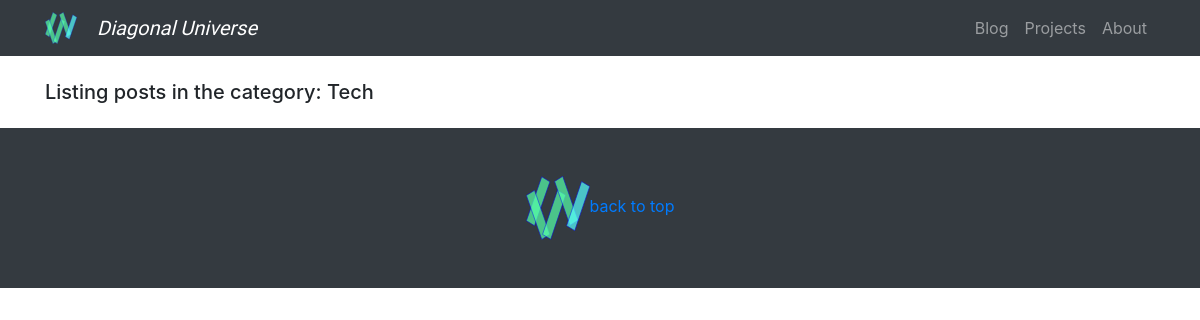
/post_list/Tech/, run on an earlier commit of the app's database.
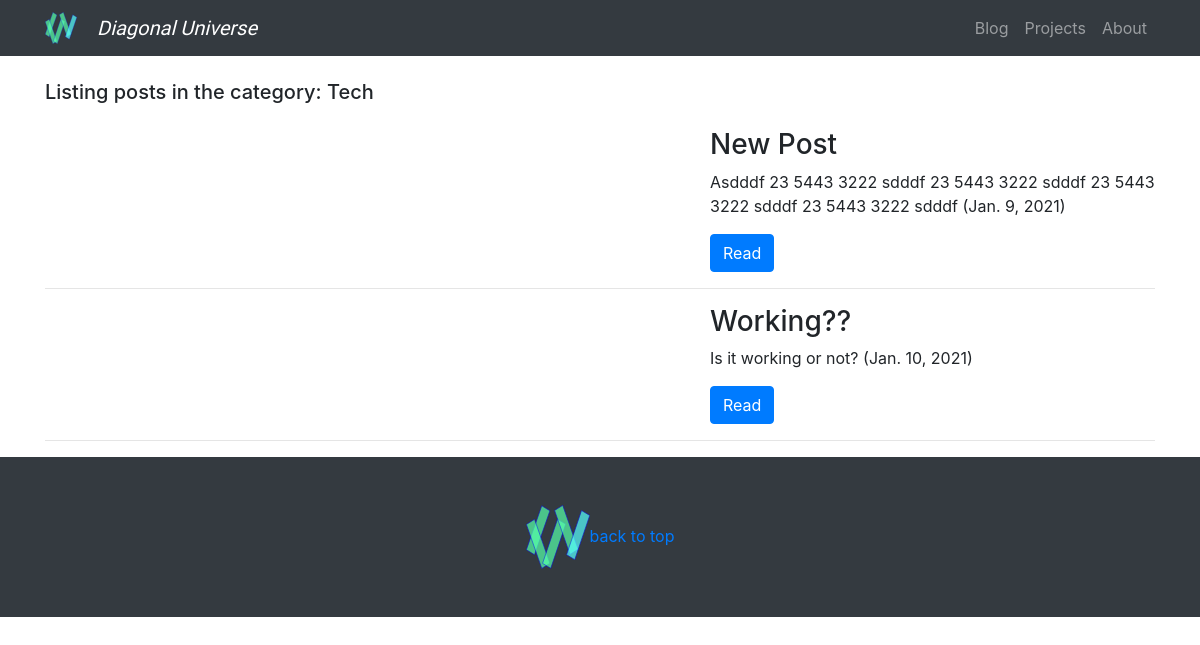
And on a later commit of the database.
### post/models.py (models this page shows)
class Post(models.Model):
    TECH = 'Tech'
    TUTORIALS = 'Tutorials'
    PROJECTS = 'Projects'
    COMPUTING = 'Computing'
    CULTURE = 'Culture'
    CATEGORYS = (
        (TECH, 'Tech'),
        (TUTORIALS, 'Tutorials'),
        (PROJECTS, 'Projects'),
        (COMPUTING, 'Computing'),
        (CULTURE, 'Culture'),
    )
    title = models.CharField(max_length=100)
    slug = models.SlugField(max_length=100, default="None")
    topImage = models.CharField(max_length=100, default="No image")
    subtitle = models.TextField(max_length=300, default="No subtitle")
    category = models.CharField(max_length=20, choices=CATEGORYS, default=TECH)
    date = models.DateField(default=datetime.now)
    text1 = models.TextField(max_length=7000, default="No text")
    text2 = models.TextField(max_length=7000, default="No text")
    video = models.CharField(max_length=100, default="No video for this post")

### post/views.py (the view)
# urls.py: path("post_list/<cat>/", views.post_list, name="post_list"),
def post_list(request, cat):
    if cat == 'Projects':
        title = "Some of the projects I have worked on..."
    else:
        title = "Listing posts in the category: " + cat
    if cat == 'all_new_to_old':
        postList = Post.objects.all().order_by('-date')
        title = "All posts, newest first..."
    elif cat == 'all_old_to_new':
        postList = Post.objects.all().order_by('date')
        title = "All posts, oldest first..."
    else:
        postList = Post.objects.filter(category = cat)
    return render(request, "post/post_list.html", {'postList': postList, 'title': title})

### post/templates/post/post_list.html (shortened to what this page needs)
{% extends 'base.html' %}
{% block post_list %}
<div class="container">
    <h5 class="my-4">{{ title }}</h5>
    {% for post in postList %}
    <div class="row">
        <div class="col-md-7">
        </div>
        <div class="col-md-5">
            <h3>{{ post.title }}</h3>
            <p>{{ post.subtitle }} ({{ post.date }})</p>
            <a class="btn btn-primary" href="{% url 'view_post' slug=post.slug %}">Read</a>
        </div>
    </div>
    <hr>
    {% endfor %}
</div>
{% endblock %}

What changed in the data, as far as the page shows it:
added Post: title "New Post", subtitle "Asdddf 23 5443 3222 sdddf 23 5443 3222 sdddf 23 5443 3222 sdddf 23 5443 3222 sdddf", date "Jan. 9, 2021"
added Post: title "Working??", subtitle "Is it working or not?", date "Jan. 10, 2021"
